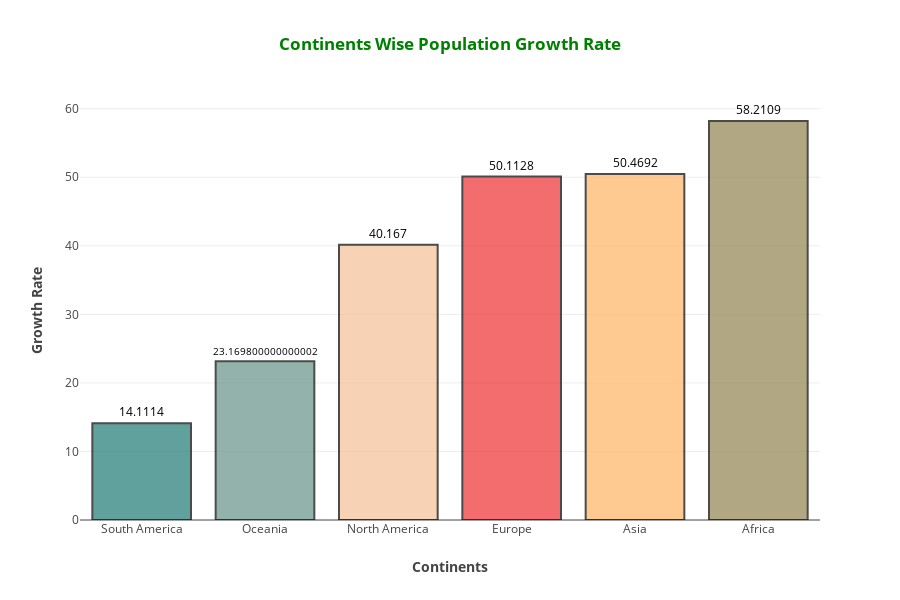

Source (notebook cell):
### Markdown cell above
The 5 countries with the highest growth rates are Moldova, Polandia, Niger, Syria, and Slovakia by 2022.
If it continues, Moldova's population will reach 5 times more by 2050.

### Code cell
colors = ["#1d7874","#679289","#f4c095","#ee2e31","#ffb563","#918450","#f85e00","#a41623","#9a031e","#d6d6d6","#ffee32","#ffd100","#333533","#202020"]
by_continent = df.groupby('Continent').sum().sort_values(by = '2022 Population',ascending = True)
cont_gr = by_continent[['Growth Rate']].sort_values(by = 'Growth Rate',ascending = True)
cont_gr
data = go.Bar(x = cont_gr.index, y = cont_gr['Growth Rate'], text = cont_gr['Growth Rate'],textposition ='outside',
              textfont = dict(size = 12,
                             color = 'black'),
              marker = dict(color = colors,
                            opacity = 0.7,
                            line_color = 'black',
                            line_width = 2))
layout = go.Layout(title = {'text': "<b>Continents Wise Population Growth Rate</b>",
                           'x':0.5,
                           'xanchor': 'center'},
                   xaxis = dict(title='<b>Continents</b>'),
                   yaxis =dict(title='<b>Growth Rate</b>'),
                   width = 900,
                   height = 600,
                   template = 'plotly_white')
fig=go.Figure(data = data, layout = layout)

fig.show()

### Figure 1 — Plotly figure (JSON) as saved in the notebook; plotly's stock layout.template omitted (floating-point values rounded to 4 significant figures)
{"data": [{"marker": {"color": ["#1d7874", "#679289", "#f4c095", "#ee2e31", "#ffb563", "#918450", "#f85e00", "#a41623", "#9a031e", "#d6d6d6", "#ffee32", "#ffd100", "#333533", "#202020"], "line": {"color": "black", "width": 2}, "opacity": 0.7}, "text": [14.11, 23.17, 40.17, 50.11, 50.47, 58.21], "textfont": {"color": "black", "size": 12}, "textposition": "outside", "type": "bar", "x": ["South America", "Oceania", "North America", "Europe", "Asia", "Africa"], "y": [14.11, 23.17, 40.17, 50.11, 50.47, 58.21]}], "layout": {"height": 600, "title": {"text": "<b>Continents Wise Population Growth Rate</b>", "x": 0.5, "xanchor": "center"}, "width": 900, "xaxis": {"title": {"text": "<b>Continents</b>"}}, "yaxis": {"title": {"text": "<b>Growth Rate</b>"}}}}
